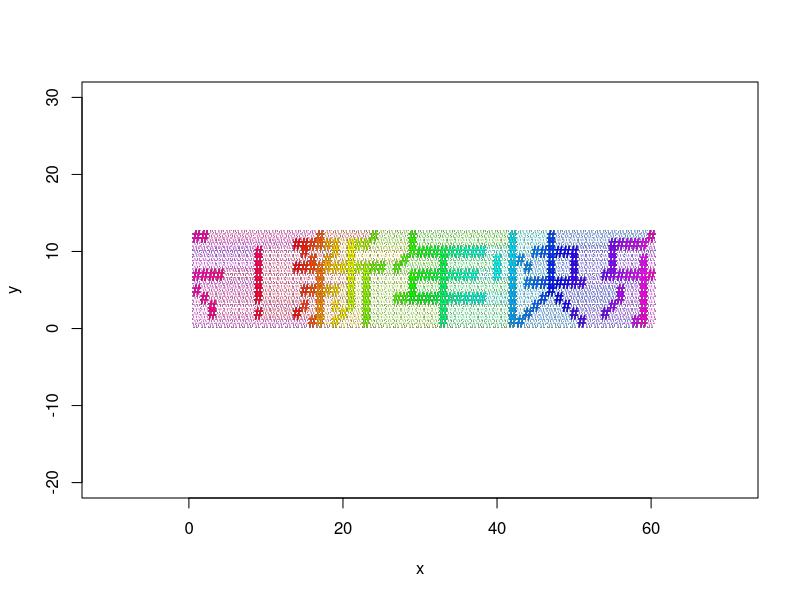

Write R code to recreate this figure. (Note: a time limit stopped this script after it produced the figure.)
## Chinese characters "Happy New Year" scrolling on the screen
## original code by Yixuan Qiu <yixuan.qiu@cos.name>
## modified by Taiyun Wei <taiyun.wei@cos.name>
## URL: http://cos.name/cn/topic/13595
y = c(11, 8, 2, 11, 10, 8, 5, 3, 11, 9, 8, 5, 1, 12,
    11, 8, 7, 6, 5, 4, 3, 2, 1, 11, 9, 8, 5, 11, 10, 8, 5, 3,
    1, 8, 2, 11, 10, 9, 8, 7, 6, 5, 4, 3, 11, 8, 11, 8, 7, 6,
    5, 4, 3, 2, 1, 12, 8, 8, 50, 8, 4, 9, 4, 12, 11, 10, 7, 6,
    5, 4, 10, 7, 4, 10, 7, 4, 10, 7, 4, 10, 9, 8, 7, 6, 5, 4,
    3, 2, 1, 10, 7, 4, 10, 7, 4, 10, 7, 4, 10, 7, 4, 10, 4, 50,
    9, 8, 7, 50, 12, 11, 10, 9, 8, 7, 6, 5, 4, 3, 2, 1, 9, 1,
    8, 6, 2, 10, 6, 3, 10, 6, 4, 12, 11, 10, 9, 8, 7, 6, 5, 10,
    6, 4, 10, 6, 3, 10, 9, 8, 7, 6, 2, 6, 1, 50, 50, 7, 2, 11,
    10, 9, 8, 7, 3, 11, 7, 5, 4, 11, 7, 11, 7, 1, 11, 9, 8, 7,
    6, 5, 4, 3, 2, 1, 12, 7, 12, 7, 5, 12, 7, 4, 7, 3, 2, 7,
    50, 50, 50, 50, 10, 9, 8, 7, 6, 5, 4, 2, 50, 50, 50, 50)
r = c(3, 5, 5, 10, 4, 6, 2, 9, 2, 9, 2, 1, 1, 2, 2,
    7, 3, 3, 3, 10, 3, 3, 3, 3, 2, 1, 3, 1, 12, 2, 3, 3, 3, 8,
    3, 3, 6, 2, 1, 1, 2, 6, 4, 2, 3, 10, 2, 3, 3, 3, 1, 1, 1,
    1, 1, 8, 1, 1, 1, 1)
x = rep(1:60, r)
plot(x, y, asp = 1, pch = "#", type = "n", xlim = c(0,
    60), ylim = c(-20, 30))
for (i in 1:10000) {
    points(x, y, asp = 1, pch = "#", col = rainbow(length(x))[1:length(x)])
    Sys.sleep(0.2)
    points(x, y, asp = 1, pch = "#", col = "white")
    x = ifelse(x == 1, x * 60, x - 1)
    points(x, y, asp = 1, pch = "#")
}
